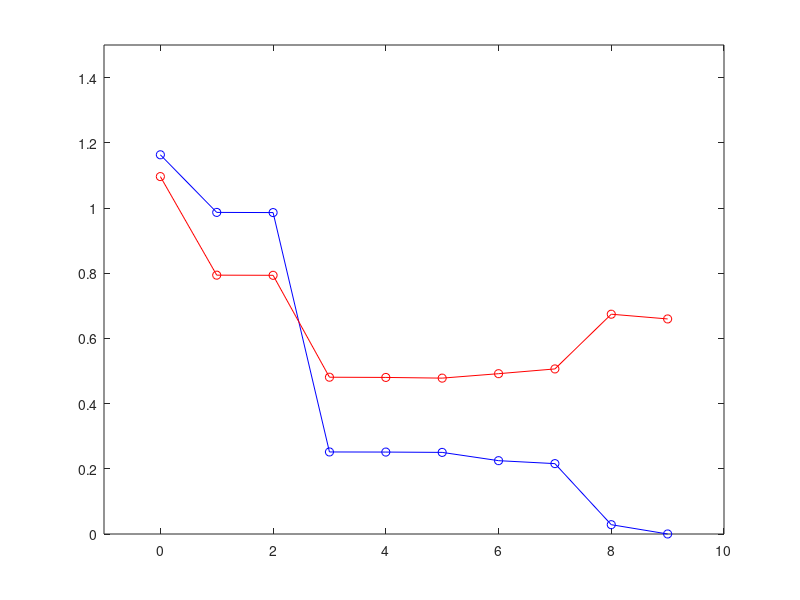

Source code (MATLAB):
#!/bin/octave

# training data
training_N = 10;
training_x = [0:training_N-1] / (training_N-1);
training_t = sin(2*pi*training_x) + .3*randn(1, training_N);

# test data
test_N = 100;
test_x = [0:test_N-1] / (test_N-1);
test_t = sin(2*pi*test_x) + .3*randn(1, test_N);

# functions
function ret = y(x, w)
	ret = x' .^ [0:length(w)-1] * w;
endfunction

function error = least_squares(x, t, w)
	sum = 0;
	N = length(x);
	for n = 1:N
		sum += (y(x(n), w) - t(n)) ^ 2;
	endfor
	error = sum;
endfunction


Max_M = 9;
RMS = zeros(Max_M+1, 2);
for M = 0:Max_M
	# Calculating coefficients vector w* of Mth degree polynomial so that dleast_squares/dw = 0 at w*
	sum_x_powers = zeros(1,2*M+1);
	for n=1:training_N
		sum_x_powers += training_x(n) .^ [0:2*M];
	endfor
	x_powers_matrix = zeros(M+1);
	for j=1:M+1
		x_powers_matrix([j*(M+1)-M:j*(M+1)]) += sum_x_powers(j:j+M);
	endfor
	target = zeros(M+1, 1);
	for n=1:training_N
		target += training_x(n) .^ [0:M]' * training_t(n);
	endfor

	w = inv(x_powers_matrix) * target;

	
	RMS(M+1, 1) = sqrt(2*least_squares(training_x, training_t, w)/training_N);
	RMS(M+1, 2) = sqrt(2*least_squares(test_x, test_t, w)/test_N);
	# printf("%d %d %d\n", M, RMS(M+1, 1), RMS(M+1, 2));
endfor

# plot
p = plot([0:9], RMS([1:Max_M+1]), "-ob", [0:9], RMS([Max_M+2:2*(Max_M+1)]), "-or");
axis([-1, 10, 0, 1.5]);
refresh()
waitfor(p)
